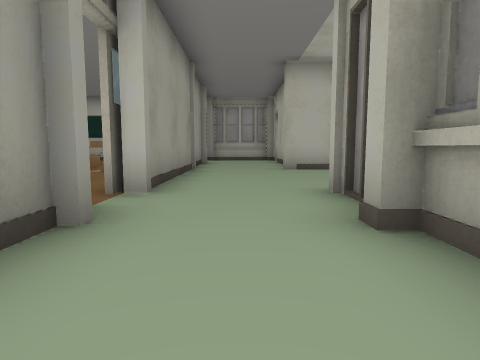
[1] (above)

19 first-person views from a walk through a Unity game level. The camera is 0.59 m above the floor, tilts 6° down and sees 75° across. Doors are open. The floor is counted in squares, 1 m on a side. Each view is taken from the middle of a square. On the plan, view 1 faces up. The plan holds only what a view shows up to about 9 squares ahead; the rest is blank. The place goes on beyond the plan. The player is left out. Some surface patterns are stand-ins.

[2]
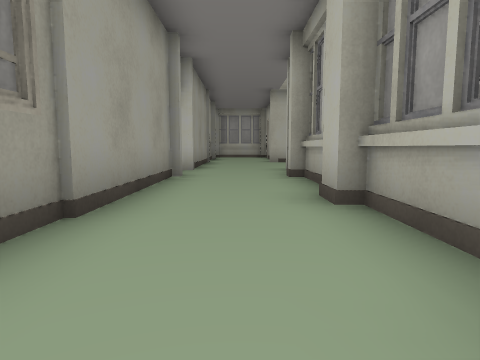

[3]
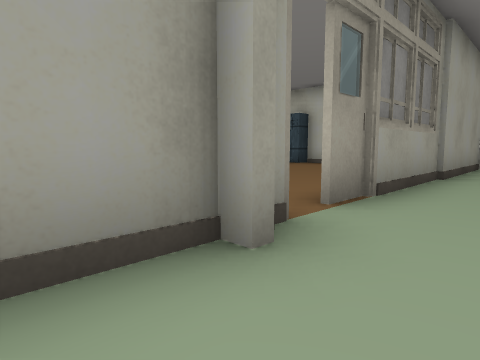

[4]
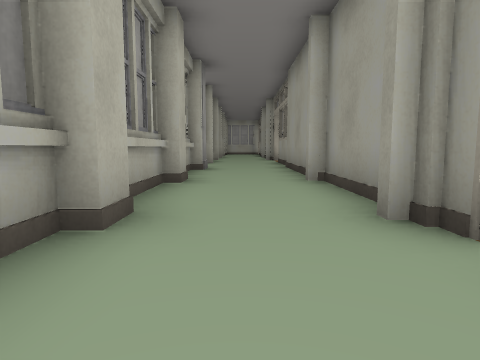

[5]
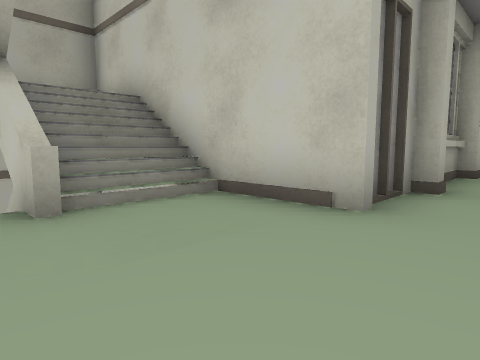

[6]
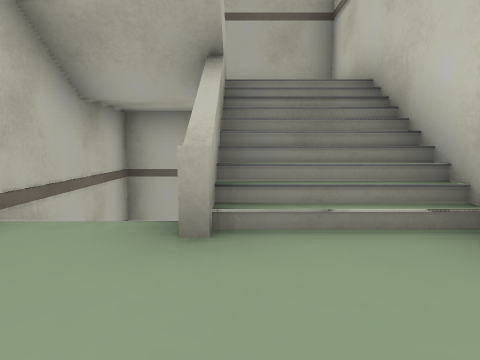

[7]
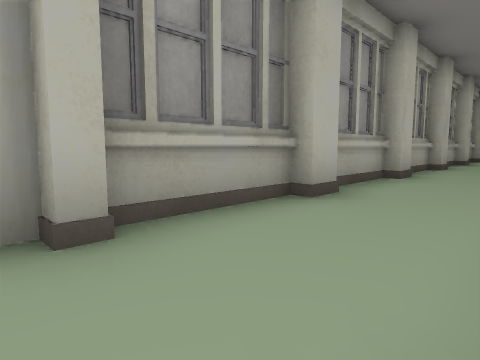

[8]
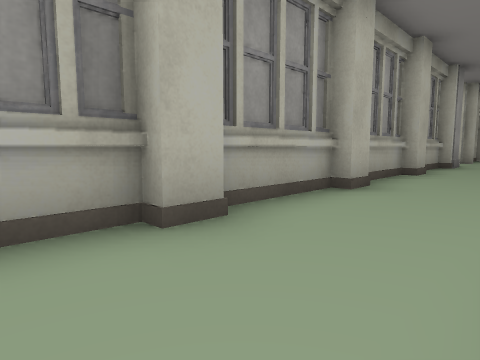

[9]
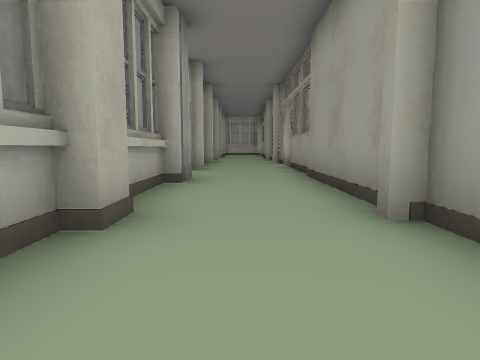

[10]
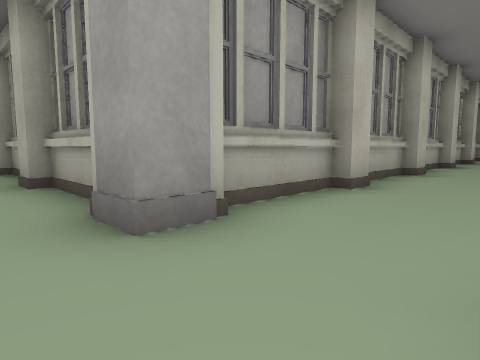

[11]
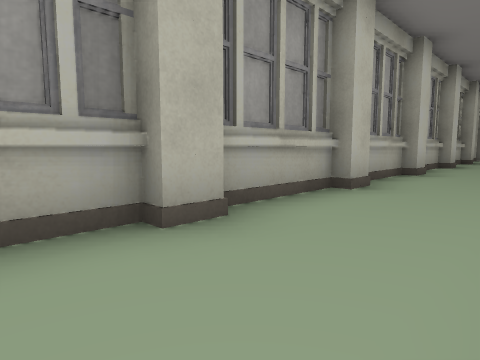

[12]
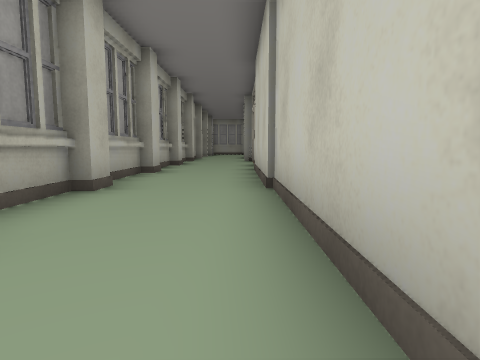

[13]
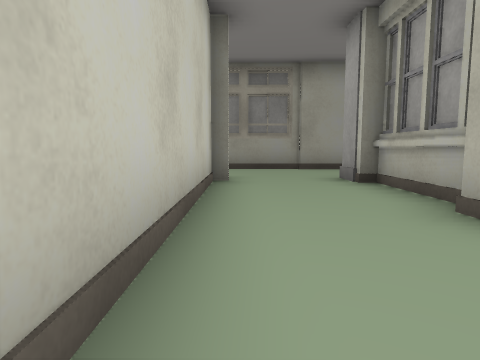

[14]
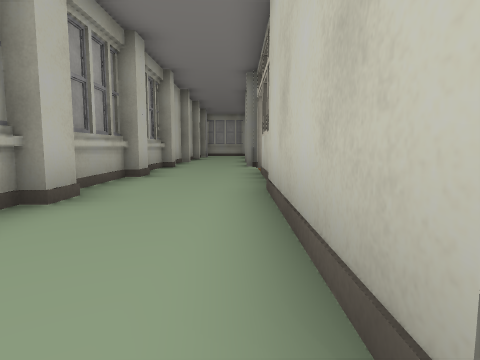

[15]
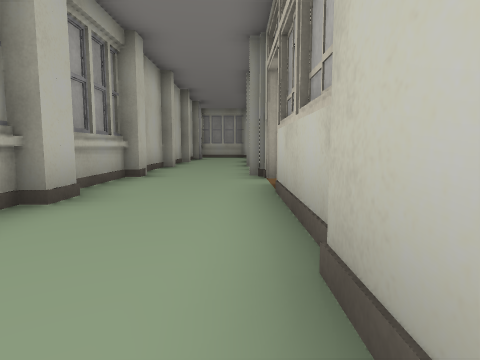

[16]
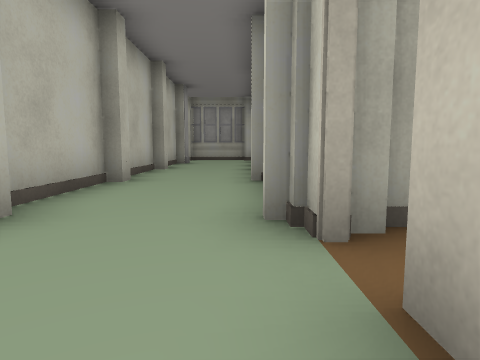

[17]
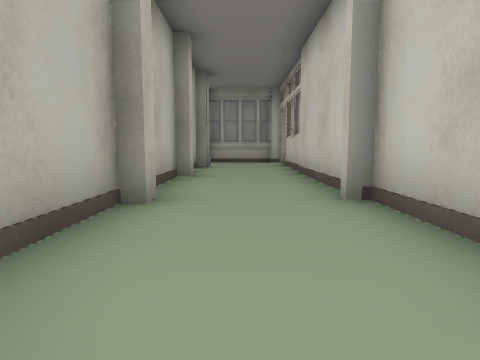

[18]
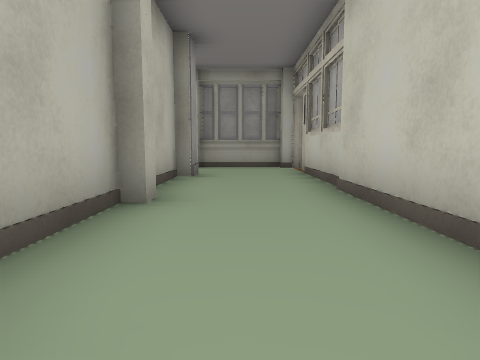

[19]
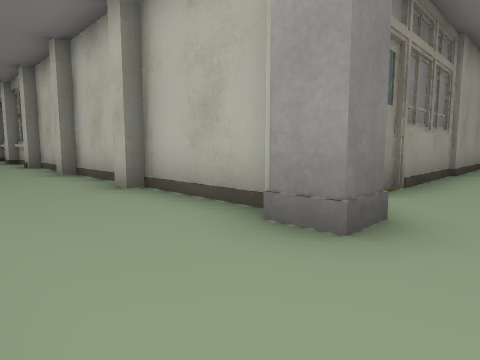

### Floor plan
Key: @ floor where view 1 was taken; # wall or solid block; x gap in a wall; . floor; / step, stairs or slope; ^ raised ledge; P pillar.
Columns run from 3 left of view 1 to 31 right of it. Each row starts with its distance up from view 1.
  9   #..
  8   #..#.    #
  7   #....    #
  6   #...###//#
  5   #...///  #
  4  ##..######
  3  #...#
  2  ##.##
  1   #.#^
  0   #@#
 -1  ##.#
 -2 .#..#^
 -3 .#..##
 -4 .#..#
 -5  x..#                           #
 -6  #..#                           #
 -7  #..#                          ##
 -8  #..#                          #.
 -9  #..#                          #.
-10  ##.#                          #.
-11  ##.#                          x..
-12  ##.##   ^#                     ..
-13  ##.P##########################PP.#
-14  #................................#
-15  #................................#
-16  #..###############################

Positions as (right, up) in squares from view 1, and headings:
1: (0, 0), facing up
2: (0, -4), facing up
3: (0, -8), facing up-left
4: (0, -4), facing down
5: (0, 7), facing down-right
6: (1, 6), facing right
7: (-1, 3), facing down-right
8: (-1, -2), facing down-right
9: (0, -7), facing down
10: (0, -15), facing up-right
11: (6, -15), facing up-right
12: (6, -15), facing right
13: (7, -15), facing left
14: (10, -15), facing right
15: (13, -15), facing right
16: (17, -15), facing right
17: (19, -14), facing right
18: (22, -14), facing right
19: (30, -15), facing up-left
